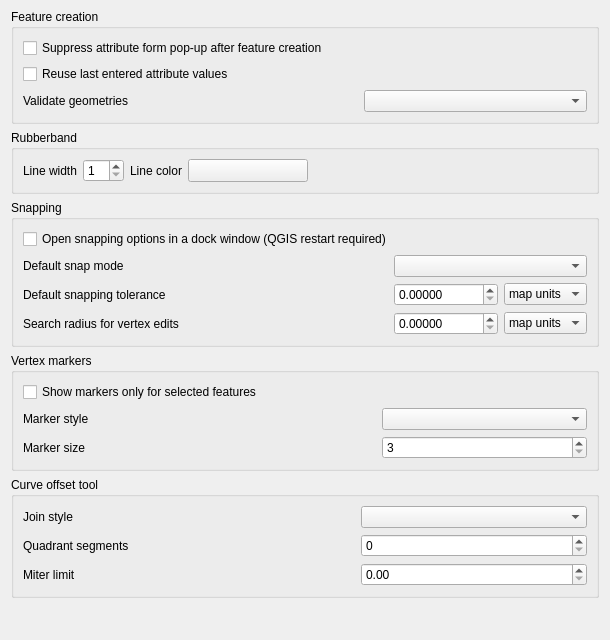
             <widget class="QWidget" name="mOptionsScrollAreaContents_07">
              <property name="geometry">
               <rect>
                <x>0</x>
                <y>-91</y>
                <width>610</width>
                <height>640</height>
               </rect>
              </property>
              <layout class="QVBoxLayout" name="verticalLayout_31">
               <property name="topMargin">
                <number>9</number>
               </property>
               <item>
                <widget class="QgsCollapsibleGroupBox" name="mEnterAttributeValuesGroupBox">
                 <property name="title">
                  <string>Feature creation</string>
                 </property>
                 <layout class="QGridLayout" name="gridLayout_28">
                  <item row="2" column="2">
                   <widget class="QComboBox" name="mValidateGeometries">
                    <property name="sizePolicy">
                     <sizepolicy hsizetype="Expanding" vsizetype="Fixed">
                      <horstretch>0</horstretch>
                      <verstretch>0</verstretch>
                     </sizepolicy>
                    </property>
                   </widget>
                  </item>
                  <item row="2" column="0">
                   <widget class="QLabel" name="label_19">
                    <property name="text">
                     <string>Validate geometries</string>
                    </property>
                   </widget>
                  </item>
                  <item row="0" column="0" colspan="3">
                   <widget class="QCheckBox" name="chkDisableAttributeValuesDlg">
                    <property name="text">
                     <string>Suppress attribute form pop-up after feature creation</string>
                    </property>
                    <property name="tristate">
                     <bool>false</bool>
                    </property>
                   </widget>
                  </item>
                  <item row="2" column="1">
                   <spacer name="horizontalSpacer_32">
                    <property name="orientation">
                     <enum>Qt::Horizontal</enum>
                    </property>
                    <property name="sizeHint" stdset="0">
                     <size>
                      <width>40</width>
                      <height>20</height>
                     </size>
                    </property>
                   </spacer>
                  </item>
                  <item row="1" column="0" colspan="3">
                   <widget class="QCheckBox" name="chkReuseLastValues">
                    <property name="text">
                     <string>Reuse last entered attribute values</string>
                    </property>
                    <property name="tristate">
                     <bool>false</bool>
                    </property>
                   </widget>
                  </item>
                 </layout>
                </widget>
               </item>
               <item>
                <widget class="QgsCollapsibleGroupBox" name="mRubberBandGroupBox">
                 <property name="title">
                  <string>Rubberband</string>
                 </property>
                 <layout class="QGridLayout" name="_9">
                  <item row="0" column="2">
                   <widget class="QLabel" name="mLineColorTextLabel">
                    <property name="sizePolicy">
                     <sizepolicy hsizetype="Maximum" vsizetype="Preferred">
                      <horstretch>0</horstretch>
                      <verstretch>0</verstretch>
                     </sizepolicy>
                    </property>
                    <property name="text">
                     <string>Line color</string>
                    </property>
                   </widget>
                  </item>
                  <item row="0" column="1">
                   <widget class="QSpinBox" name="mLineWidthSpinBox">
                    <property name="toolTip">
                     <string>Line width in pixels</string>
                    </property>
                    <property name="minimum">
                     <number>1</number>
                    </property>
                   </widget>
                  </item>
                  <item row="0" column="0">
                   <widget class="QLabel" name="mLineWidthTextLabel">
                    <property name="sizePolicy">
                     <sizepolicy hsizetype="Maximum" vsizetype="Preferred">
                      <horstretch>0</horstretch>
                      <verstretch>0</verstretch>
                     </sizepolicy>
                    </property>
                    <property name="text">
                     <string>Line width</string>
                    </property>
                   </widget>
                  </item>
                  <item row="0" column="4">
                   <spacer name="horizontalSpacer_33">
                    <property name="orientation">
                     <enum>Qt::Horizontal</enum>
                    </property>
                    <property name="sizeHint" stdset="0">
                     <size>
                      <width>40</width>
                      <height>20</height>
                     </size>
                    </property>
                   </spacer>
                  </item>
                  <item row="0" column="3">
                   <widget class="QgsColorButtonV2" name="mLineColorToolButton">
                    <property name="sizePolicy">
                     <sizepolicy hsizetype="Fixed" vsizetype="Fixed">
                      <horstretch>0</horstretch>
                      <verstretch>0</verstretch>
                     </sizepolicy>
                    </property>
                    <property name="minimumSize">
                     <size>
                      <width>120</width>
                      <height>0</height>
                     </size>
                    </property>
                    <property name="maximumSize">
                     <size>
                      <width>120</width>
                      <height>16777215</height>
                     </size>
                    </property>
                    <property name="text">
                     <string/>
                    </property>
                   </widget>
                  </item>
                 </layout>
                </widget>
               </item>
               <item>
                <widget class="QgsCollapsibleGroupBox" name="mSnappingGroupBox">
                 <property name="title">
                  <string>Snapping</string>
                 </property>
                 <layout class="QGridLayout" name="_10">
                  <item row="1" column="0">
                   <widget class="QLabel" name="mDefaultSnapModeLabel">
                    <property name="text">
                     <string>Default snap mode</string>
                    </property>
                   </widget>
                  </item>
                  <item row="1" column="4" colspan="2">
                   <widget class="QComboBox" name="mDefaultSnapModeComboBox">
                    <property name="sizePolicy">
                     <sizepolicy hsizetype="Expanding" vsizetype="Fixed">
                      <horstretch>0</horstretch>
                      <verstretch>0</verstretch>
                     </sizepolicy>
                    </property>
                   </widget>
                  </item>
                  <item row="2" column="0" colspan="2">
                   <widget class="QLabel" name="mDefaultSnappingToleranceTextLabel">
                    <property name="text">
                     <string>Default snapping tolerance</string>
                    </property>
                   </widget>
                  </item>
                  <item row="2" column="4">
                   <widget class="QDoubleSpinBox" name="mDefaultSnappingToleranceSpinBox">
                    <property name="decimals">
                     <number>5</number>
                    </property>
                    <property name="maximum">
                     <double>99999999.989999994635582</double>
                    </property>
                   </widget>
                  </item>
                  <item row="3" column="0" colspan="3">
                   <widget class="QLabel" name="mVertexSearchRadiusVertexEditLabel">
                    <property name="text">
                     <string>Search radius for vertex edits</string>
                    </property>
                   </widget>
                  </item>
                  <item row="3" column="4">
                   <widget class="QDoubleSpinBox" name="mSearchRadiusVertexEditSpinBox">
                    <property name="decimals">
                     <number>5</number>
                    </property>
                    <property name="maximum">
                     <double>99999999.989999994635582</double>
                    </property>
                   </widget>
                  </item>
                  <item row="2" column="5">
                   <widget class="QComboBox" name="mDefaultSnappingToleranceComboBox">
                    <property name="sizePolicy">
                     <sizepolicy hsizetype="Expanding" vsizetype="Fixed">
                      <horstretch>0</horstretch>
                      <verstretch>0</verstretch>
                     </sizepolicy>
                    </property>
                    <item>
                     <property name="text">
                      <string>map units</string>
                     </property>
                    </item>
                    <item>
                     <property name="text">
                      <string>pixels</string>
                     </property>
                    </item>
                   </widget>
                  </item>
                  <item row="3" column="5">
                   <widget class="QComboBox" name="mSearchRadiusVertexEditComboBox">
                    <item>
                     <property name="text">
                      <string>map units</string>
                     </property>
                    </item>
                    <item>
                     <property name="text">
                      <string>pixels</string>
                     </property>
                    </item>
                   </widget>
                  </item>
                  <item row="3" column="3">
                   <spacer>
                    <property name="orientation">
                     <enum>Qt::Horizontal</enum>
                    </property>
                    <property name="sizeHint" stdset="0">
                     <size>
                      <width>61</width>
                      <height>20</height>
                     </size>
                    </property>
                   </spacer>
                  </item>
                  <item row="2" column="2" colspan="2">
                   <spacer>
                    <property name="orientation">
                     <enum>Qt::Horizontal</enum>
                    </property>
                    <property name="sizeHint" stdset="0">
                     <size>
                      <width>241</width>
                      <height>20</height>
                     </size>
                    </property>
                   </spacer>
                  </item>
                  <item row="1" column="1" colspan="3">
                   <spacer>
                    <property name="orientation">
                     <enum>Qt::Horizontal</enum>
                    </property>
                    <property name="sizeHint" stdset="0">
                     <size>
                      <width>311</width>
                      <height>20</height>
                     </size>
                    </property>
                   </spacer>
                  </item>
                  <item row="0" column="0" colspan="6">
                   <widget class="QCheckBox" name="cbxSnappingOptionsDocked">
                    <property name="text">
                     <string>Open snapping options in a dock window (QGIS restart required)</string>
                    </property>
                   </widget>
                  </item>
                 </layout>
                </widget>
               </item>
               <item>
                <widget class="QgsCollapsibleGroupBox" name="mVertexMarkerGroupBox">
                 <property name="title">
                  <string>Vertex markers</string>
                 </property>
                 <layout class="QGridLayout" name="_11">
                  <item row="1" column="0">
                   <widget class="QLabel" name="mMarkerStyleLabel">
                    <property name="text">
                     <string>Marker style</string>
                    </property>
                   </widget>
                  </item>
                  <item row="1" column="1">
                   <spacer>
                    <property name="orientation">
                     <enum>Qt::Horizontal</enum>
                    </property>
                    <property name="sizeHint" stdset="0">
                     <size>
                      <width>281</width>
                      <height>20</height>
                     </size>
                    </property>
                   </spacer>
                  </item>
                  <item row="1" column="2">
                   <widget class="QComboBox" name="mMarkerStyleComboBox">
                    <property name="sizePolicy">
                     <sizepolicy hsizetype="Expanding" vsizetype="Fixed">
                      <horstretch>0</horstretch>
                      <verstretch>0</verstretch>
                     </sizepolicy>
                    </property>
                   </widget>
                  </item>
                  <item row="2" column="2">
                   <widget class="QSpinBox" name="mMarkerSizeSpinBox">
                    <property name="layoutDirection">
                     <enum>Qt::LeftToRight</enum>
                    </property>
                    <property name="minimum">
                     <number>3</number>
                    </property>
                    <property name="singleStep">
                     <number>2</number>
                    </property>
                   </widget>
                  </item>
                  <item row="2" column="0">
                   <widget class="QLabel" name="label_6">
                    <property name="text">
                     <string>Marker size</string>
                    </property>
                   </widget>
                  </item>
                  <item row="2" column="1">
                   <spacer>
                    <property name="orientation">
                     <enum>Qt::Horizontal</enum>
                    </property>
                    <property name="sizeHint" stdset="0">
                     <size>
                      <width>40</width>
                      <height>20</height>
                     </size>
                    </property>
                   </spacer>
                  </item>
                  <item row="0" column="0" colspan="3">
                   <widget class="QCheckBox" name="mMarkersOnlyForSelectedCheckBox">
                    <property name="text">
                     <string>Show markers only for selected features</string>
                    </property>
                   </widget>
                  </item>
                 </layout>
                </widget>
               </item>
               <item>
                <widget class="QgsCollapsibleGroupBox" name="groupBox_21">
                 <property name="title">
                  <string>Curve offset tool</string>
                 </property>
                 <layout class="QGridLayout" name="gridLayout">
                  <item row="1" column="2">
                   <widget class="QSpinBox" name="mOffsetQuadSegSpinBox"/>
                  </item>
                  <item row="2" column="0">
                   <widget class="QLabel" name="label_28">
                    <property name="text">
                     <string>Miter limit</string>
                    </property>
                   </widget>
                  </item>
                  <item row="0" column="0">
                   <widget class="QLabel" name="label_26">
                    <property name="text">
                     <string>Join style</string>
                    </property>
                   </widget>
                  </item>
                  <item row="0" column="2">
                   <widget class="QComboBox" name="mOffsetJoinStyleComboBox">
                    <property name="sizePolicy">
                     <sizepolicy hsizetype="Expanding" vsizetype="Fixed">
                      <horstretch>0</horstretch>
                      <verstretch>0</verstretch>
                     </sizepolicy>
                    </property>
                   </widget>
                  </item>
                  <item row="1" column="0">
                   <widget class="QLabel" name="label_27">
                    <property name="text">
                     <string>Quadrant segments</string>
                    </property>
                   </widget>
                  </item>
                  <item row="2" column="2">
                   <widget class="QDoubleSpinBox" name="mCurveOffsetMiterLimitComboBox"/>
                  </item>
                  <item row="0" column="1">
                   <spacer name="horizontalSpacer_29">
                    <property name="orientation">
                     <enum>Qt::Horizontal</enum>
                    </property>
                    <property name="sizeHint" stdset="0">
                     <size>
                      <width>40</width>
                      <height>20</height>
                     </size>
                    </property>
                   </spacer>
                  </item>
                  <item row="1" column="1">
                   <spacer name="horizontalSpacer_30">
                    <property name="orientation">
                     <enum>Qt::Horizontal</enum>
                    </property>
                    <property name="sizeHint" stdset="0">
                     <size>
                      <width>40</width>
                      <height>20</height>
                     </size>
                    </property>
                   </spacer>
                  </item>
                  <item row="2" column="1">
                   <spacer name="horizontalSpacer_31">
                    <property name="orientation">
                     <enum>Qt::Horizontal</enum>
                    </property>
                    <property name="sizeHint" stdset="0">
                     <size>
                      <width>40</width>
                      <height>20</height>
                     </size>
                    </property>
                   </spacer>
                  </item>
                 </layout>
                </widget>
               </item>
               <item>
                <spacer name="verticalSpacer_4">
                 <property name="orientation">
                  <enum>Qt::Vertical</enum>
                 </property>
                 <property name="sizeHint" stdset="0">
                  <size>
                   <width>20</width>
                   <height>40</height>
                  </size>
                 </property>
                </spacer>
               </item>
              </layout>
             </widget>
